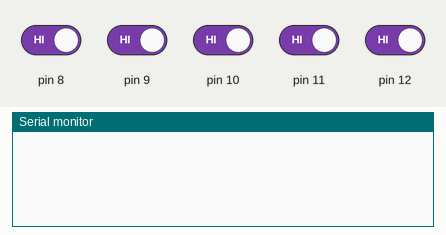
The sketch below on a simulated Arduino Uno, built with avr-gcc and run on an emulated ATmega328P. On the bench: the last lines printed to the serial monitor. The test bench sets the inputs (shaded band); at power-on: pin 8–12 HIGH.

Above: at 1.2 s.
1.3 s: pin 8 driven LOW
At 2.0 s:
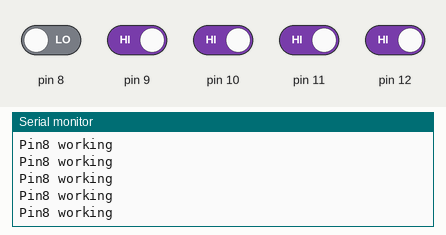
3.2 s: pin 10 driven LOW
6.2 s: pin 11 driven LOW
At 6.8 s:
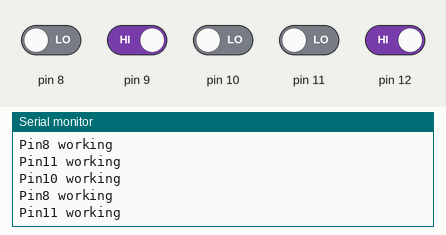
9.2 s: pin 9 driven LOW
At 10.1 s:
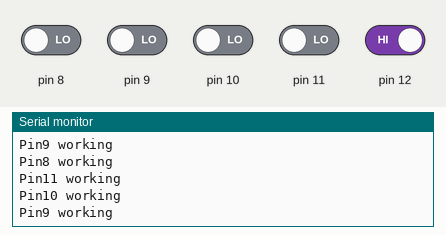
12.2 s: pin 10 driven HIGH
15.2 s: pin 12 driven LOW
At 16.2 s:
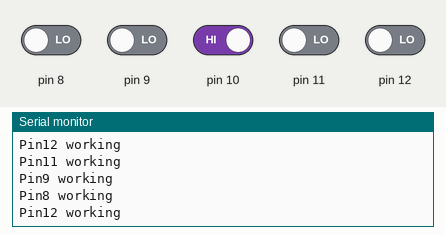
Timing chart, 0 to 17.7 s (numbered marks = the images above; inputs shaded):
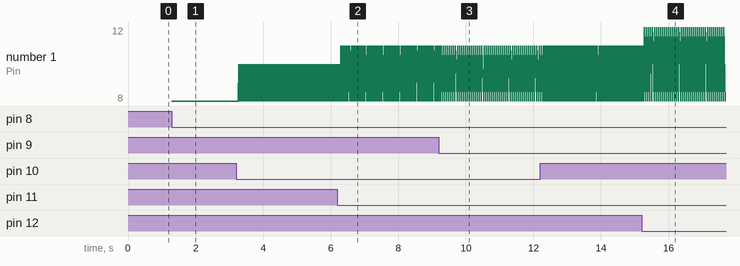

The sketch:

TestingArray.ino
```cpp
void setup() {

  Serial.begin(9600);

  pinMode(8, INPUT);
  pinMode(9, INPUT);
  pinMode(10, INPUT);
  pinMode(11, INPUT);
  pinMode(12, INPUT);

}

void loop(){

if(digitalRead(12)==LOW){
  Serial.println("Pin12 working");
}
if(digitalRead(11)==LOW){
  Serial.println("Pin11 working");
}
if(digitalRead(10)==LOW){
  Serial.println("Pin10 working");
}
if(digitalRead(9)==LOW){
  Serial.println("Pin9 working");
}
if(digitalRead(8)==LOW){
  Serial.println("Pin8 working");
}

}
```

Measured:
- after the input at 1.3 s, the serial monitor: prints a new line at once (image 1)
- after the input at 6.2 s, the serial monitor: prints a new line after 0.10 s (image 2)
- after the input at 9.2 s, the serial monitor: prints a new line after 0.10 s (image 3)
- after the input at 15.2 s, the serial monitor: prints a new line after 0.08 s (image 4)
- plotted number 1: 10 → 9 after the input at 9.2 s
